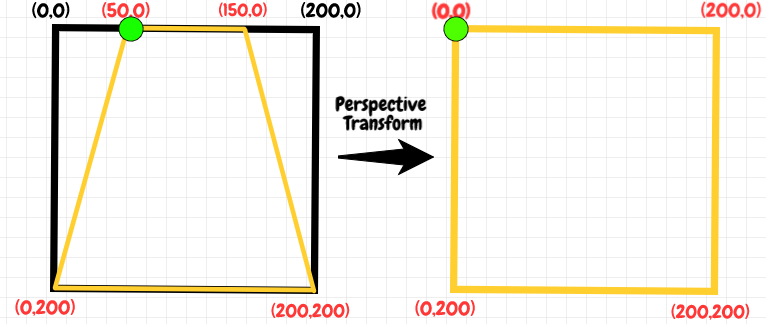
#> input picture IIIT-A/perspective.png, 766 x 324 px, given in place of Lenna.png, which was not available
$ jupyter execute openCV.ipynb   (older library calls are emulated)   (text cells are left out)
#> lines starting #> are read from the running program, lines starting #| are printed output that depends on the picture; after the words box and inside, x2 and y2 are one past the last pixel; in counts of white or black regions, pixels touching at a corner belong together; pictures that were not available may be replaced by others from this repository, and a replacement may not be noted
[cell 1]
import cv2
import matplotlib.pyplot as plt
import sys
import numpy as np

[cell 2]
img = cv2.imread("Lenna.png") # reading an image mention a path
#> img is the input picture: shape (324, 766, 3); mean B, G, R 231, 239.3, 243.7
img = cv2.cvtColor(img,cv2.COLOR_BGR2RGB)

[cell 3]
plt.imshow(img) # name of window

[cell 4]
# Video Capture command in open CV
cap = cv2.VideoCapture(0)
counter =  0
while(True):
    # Capture frame-by-frame
    ret, frame = cap.read()

    # Our operations on the frame come here
    # gray = cv2.cvtColor(frame, cv2.COLOR_BGR2RGB)
    # counter += 1
    # Display the resulting frame
    cv2.imshow('frame',frame)
    cv2.imwrite("savedImage.png",frame)
    if cv2.waitKey(1) & 0xFF == ord('q'):
#> (key q is pressed here)
        break

# When everything done, release the capture
cap.release()
cv2.destroyAllWindows()

[cell 5]
# Convert an image to grey scale
img = cv2.imread("Lenna.png")

imgGray = cv2.cvtColor(img,cv2.COLOR_BGR2GRAY)
cv2.imshow("grey",imgGray)
if cv2.waitKey(0) & 0xFF == ord('w'):
#> (key q is pressed here)
    cv2.destroyAllWindows()


# When everything done, release the capture
# cap.release()

[cell 6]
print("hello world")

[cell 7]
# edge detector
imgCanny = cv2.Canny(imgGray,200,300)
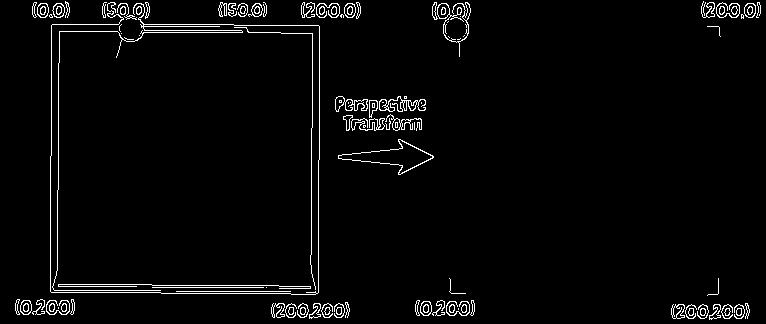
#> imgCanny: shape (324, 766); 3% white in thin lines or dots
plt.imshow(imgCanny)

[cell 8]
img = cv2.imread('Lenna.png')
blur = cv2.blur(img,(32,32))
plt.imshow(blur)

[cell 9]
blur.shape
#> Out = (324, 766, 3)

[cell 10]
plt.imshow(img)

[cell 11]
plt.imshow(cv2.GaussianBlur(img,(7,7),0))

[cell 12]
plt.imshow(cv2.Canny(img,200,200))

[cell 13]
plt.imshow(cv2.Canny(cv2.GaussianBlur(img,(7,7),0),100,100))

[cell 14]
dim = (5,5)
resized = cv2.resize(img, dim, interpolation = cv2.INTER_AREA)
plt.imshow(resized)

[cell 15]
new = cv2.blur(resized,ksize=(3,3),anchor=(0,0))
plt.imshow(new)

[cell 16]
new = cv2.blur(resized,ksize=(3,3))
print(new.shape)
#| (5, 5, 3)
# plt.imshow(new)

[cell 17]
# TO reduce the noise in the image we use the blur image
# Gaussian blurring is good.

[cell 18]
img = cv2.imread("flower.jpg")
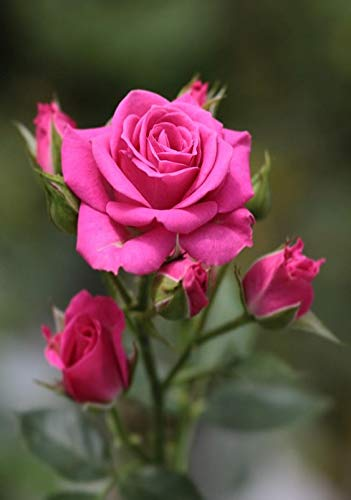
#> input picture IIIT-A/flower.jpg, 351 x 500 px
#> img is the input picture: shape (500, 351, 3); mean B, G, R 70.1, 72.7, 101.6
imgGray = cv2.cvtColor(img,cv2.COLOR_BGR2GRAY)
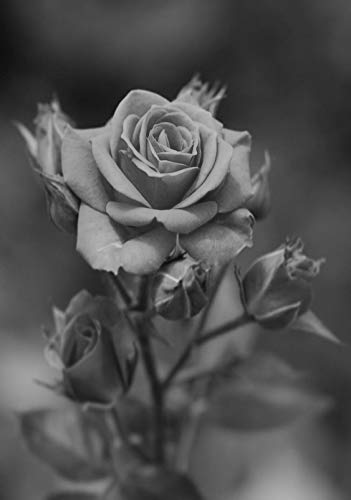
#> imgGray: shape (500, 351); min 6, max 215, mean 81.1
laplacian = cv2.Laplacian(imgGray,cv2.CV_8U)
sobelx = cv2.Sobel(imgGray,cv2.CV_8U,ksize=5,dx=1,dy=0)
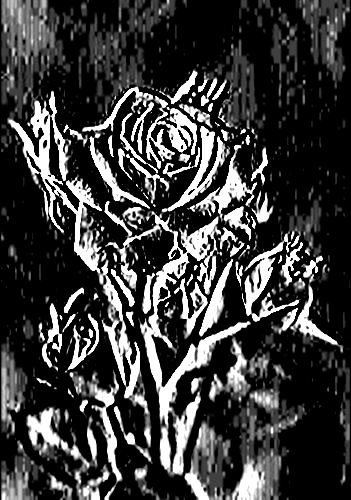
#> sobelx: shape (500, 351); min 0, max 255, mean 60.4
sobely = cv2.Sobel(imgGray,cv2.CV_8U,0,1,ksize=5)
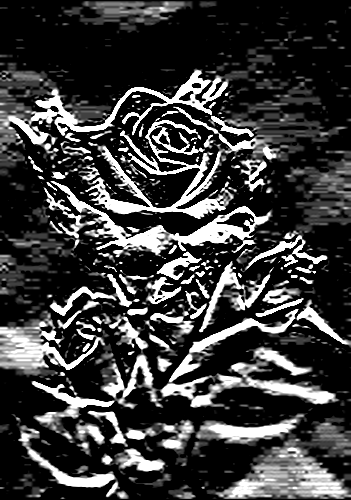
#> sobely: shape (500, 351); min 0, max 255, mean 60.6
# Doubt
# I am  not able to understand the use fo cv2.CV_8U,cv2CV_64F

[cell 19]
plt.imshow(img,cmap="gray")

[cell 20]
plt.imshow(sobelx,cmap="gray")

[cell 21]
plt.imshow(sobely,cmap="gray")

[cell 22]
## laplacian filter is the best thing for edge detection in an image.
# sobel x and sobel y are used for specific purposes
plt.imshow(laplacian,cmap="gray")

[cell 23]
imgCanny = cv2.Canny(img,50,150)
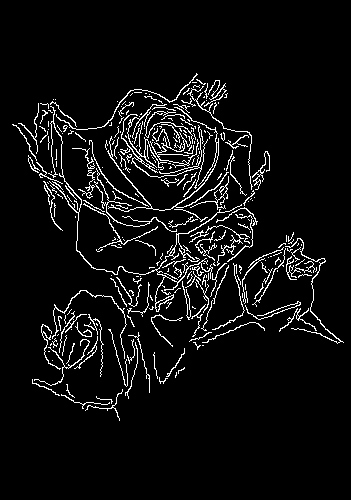
#> imgCanny: shape (500, 351); 5.9% white in thin lines or dots, all inside (x1, y1, x2, y2) = (12, 73, 344, 421)
plt.imshow(imgCanny,cmap="gray")

[cell 24]
j = cv2.imread("j.png")
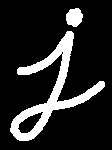
#> input picture IIIT-A/j.png, 112 x 150 px
#> j is the input picture: shape (150, 112, 3); 15.3% white; 2 white regions, box (x1, y1, x2, y2) and area: (10, 31, 105, 141) 2331, (66, 8, 83, 27) 245
grayj = cv2.cvtColor(j,cv2.COLOR_BGR2GRAY)
plt.imshow(grayj,cmap="gray")

[cell 25]
dilimg = cv2.dilate(grayj,kernel=np.ones((5,5),dtype=np.int32),iterations=1)
#> dilimg: shape (150, 112); 24.6% white; 1 white region, box (x1, y1, x2, y2) and area: (8, 6, 107, 143) 4134
plt.imshow(dilimg,cmap="gray")

[cell 26]
## eroding an image
imgErode = cv2.erode(grayj,kernel=np.ones((5,5),dtype=np.int32),iterations=1)
#> imgErode: shape (150, 112); 6% white; 2 white regions, box (x1, y1, x2, y2) and area: (13, 33, 103, 139) 898, (68, 11, 80, 24) 117
plt.imshow(imgErode,cmap="gray")

[cell 27]
# Resizing and Cropping
# in opencv ------------------> +x
#           |
#           |
#           |
#           |
#           |
#           |
#           v
#           +y

[cell 28]
img = cv2.imread('Lenna.png')
print(img.shape)  # height .. width .. bgr
#| (324, 766, 3)

[cell 29]
resizedImg = cv2.resize(img,(128,128))
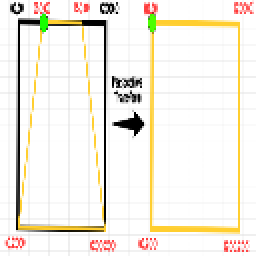
#> resizedImg: shape (128, 128, 3) (shown 2 times larger); mean B, G, R 230.9, 239.4, 243.5
plt.imshow(resizedImg)

[cell 30]
## Cropping
crop = img[0:200,200:500] # height then the width
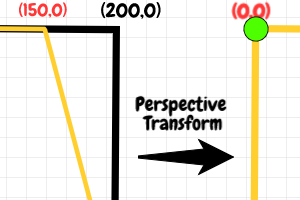
#> crop: shape (200, 300, 3); mean B, G, R 220.7, 228.9, 231.8
plt.imshow(crop)

[cell 31]
# Creating an image.
img = np.ones((512,512,3),dtype=np.uint8)
img[:,:]=255,0,0

[cell 32]
img = cv2.imread("Lenna.png")

[cell 33]
# font
font = cv2.FONT_HERSHEY_SIMPLEX

# org
org = (50, 50)

# fontScale
fontScale = 1

# Blue color in BGR
color = (255, 0, 0)

# Line thickness of 2 px
thickness = 2

# Using cv2.putText() method
image = cv2.putText(img, 'OpenCV', org, font,fontScale, color, thickness, cv2.LINE_AA)

[cell 34]
image = cv2.cvtColor(image,cv2.COLOR_BGR2RGB)

[cell 35]
img = cv2.rectangle(image,(100,100),(400,400),(0,0,0),3)
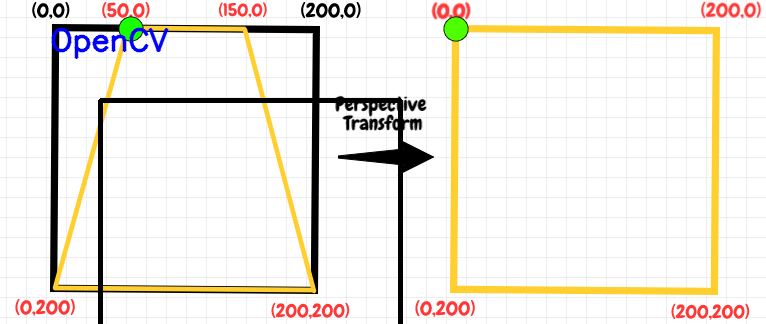
#> img: shape (324, 766, 3); mean R, G, B 239.4, 235, 228
plt.imshow(img)
